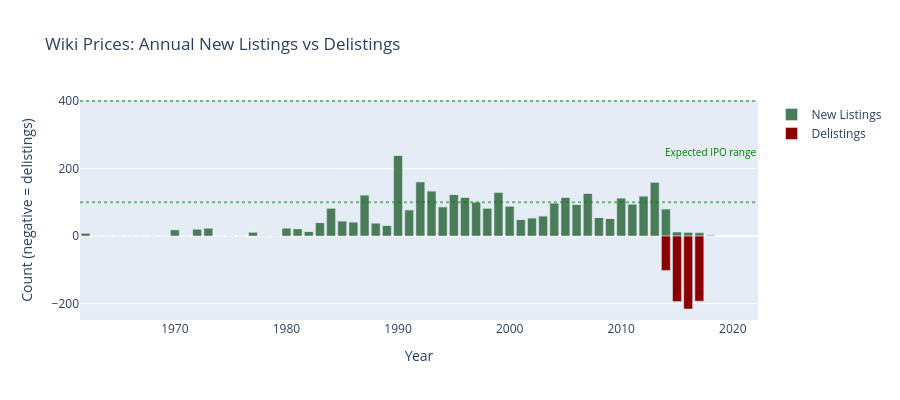

The notebook cell this image was saved under:
### Code cell
# Annual new listings vs delistings
fig = go.Figure()
fig.add_trace(
    go.Bar(
        x=annual["year"].to_list(),
        y=annual["new_listings"].to_list(),
        name="New Listings",
        marker_color="#4A7C59",
    )
)
fig.add_trace(
    go.Bar(
        x=annual["year"].to_list(),
        y=[-x for x in annual["delistings"].to_list()],
        name="Delistings",
        marker_color="#8B0000",
    )
)
fig.add_hline(y=100, line_dash="dot", line_color="green", opacity=0.5)
fig.add_hline(y=400, line_dash="dot", line_color="green", opacity=0.5)
fig.add_annotation(
    x=int(annual["year"].max()),
    y=250,
    text="Expected IPO range",
    showarrow=False,
    font=dict(size=10, color="green"),
)
fig.update_layout(
    title="Wiki Prices: Annual New Listings vs Delistings",
    xaxis_title="Year",
    yaxis_title="Count (negative = delistings)",
    barmode="relative",
    height=400,
)
fig.show()

### Figure 1 — Plotly figure (JSON) as saved in the notebook; plotly's stock layout.template omitted (floating-point values rounded to 4 significant figures)
{"data": [{"marker": {"color": "#4A7C59"}, "name": "New Listings", "type": "bar", "x": [1962, 1963, 1964, 1965, 1966, 1967, 1968, 1969, 1970, 1971, 1972, 1973, 1974, 1975, 1976, 1977, 1978, 1979, 1980, 1981, 1982, 1983, 1984, 1985, 1986, 1987, 1988, 1989, 1990, 1991, 1992, 1993, 1994, 1995, 1996, 1997, 1998, 1999, 2000, 2001, 2002, 2003, 2004, 2005, 2006, 2007, 2008, 2009, 2010, 2011, 2012, 2013, 2014, 2015, 2016, 2017, 2018], "y": [9, 0, 0, 0, 0, 0, 0, 0, 19, 0, 21, 24, 0, 1, 0, 12, 2, 1, 24, 22, 14, 40, 83, 45, 42, 122, 39, 32, 239, 78, 161, 134, 87, 123, 115, 101, 83, 130, 89, 49, 54, 60, 98, 115, 94, 127, 55, 52, 113, 95, 119, 160, 80, 12, 11, 10, 3]}, {"marker": {"color": "#8B0000"}, "name": "Delistings", "type": "bar", "x": [1962, 1963, 1964, 1965, 1966, 1967, 1968, 1969, 1970, 1971, 1972, 1973, 1974, 1975, 1976, 1977, 1978, 1979, 1980, 1981, 1982, 1983, 1984, 1985, 1986, 1987, 1988, 1989, 1990, 1991, 1992, 1993, 1994, 1995, 1996, 1997, 1998, 1999, 2000, 2001, 2002, 2003, 2004, 2005, 2006, 2007, 2008, 2009, 2010, 2011, 2012, 2013, 2014, 2015, 2016, 2017, 2018], "y": [0, 0, 0, 0, 0, 0, 0, 0, 0, 0, 0, 0, 0, 0, 0, 0, 0, 0, 0, 0, 0, 0, 0, 0, 0, 0, 0, 0, 0, 0, 0, 0, 0, 0, 0, 0, 0, 0, 0, 0, 0, 0, 0, 0, 0, 0, 0, 0, 0, 0, 0, 0, -102, -194, -216, -193, 0]}], "layout": {"annotations": [{"font": {"color": "green", "size": 10}, "showarrow": false, "text": "Expected IPO range", "x": 2018, "y": 250}], "barmode": "relative", "height": 400, "shapes": [{"line": {"color": "green", "dash": "dot"}, "opacity": 0.5, "type": "line", "x0": 0, "x1": 1, "xref": "x domain", "y0": 100, "y1": 100, "yref": "y"}, {"line": {"color": "green", "dash": "dot"}, "opacity": 0.5, "type": "line", "x0": 0, "x1": 1, "xref": "x domain", "y0": 400, "y1": 400, "yref": "y"}], "title": {"text": "Wiki Prices: Annual New Listings vs Delistings"}, "xaxis": {"title": {"text": "Year"}}, "yaxis": {"title": {"text": "Count (negative = delistings)"}}}}
